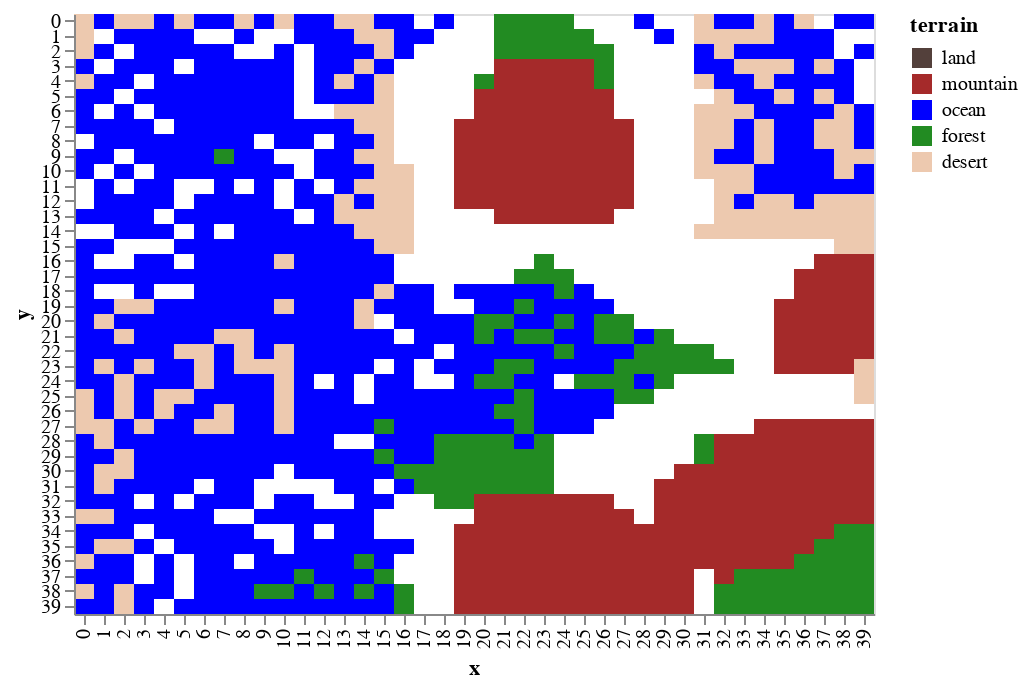

Notebook source saved alongside this figure:
### Markdown cell above
The amount of rainfal in the world determines if the area will become a forest or a desert. This can be set from the `landscape` parameters.

### Code cell
world.df_features['terrain'] = world.df_features.apply(lambda x: w.set_ecology(x,landscape),axis =1 )
draw.drawterrainadvanced(world.df_features)

### Figure 1 — Vega-Lite specification as saved in the notebook (floating-point values rounded to 4 significant figures; data arrays with more than 128 entries replaced by an {"elided": "..."} marker saying what was removed)
{"$schema": "https://vega.github.io/schema/vega-lite/v2.6.0.json", "config": {"view": {"height": 300, "width": 400}}, "data": {"name": "data-48627d9ba125c79bd59d21faeafb1749"}, "datasets": {"data-48627d9ba125c79bd59d21faeafb1749": {"elided": "1600 records"}}, "encoding": {"color": {"field": "terrain", "scale": {"domain": ["land", "mountain", "ocean", "forest", "desert"], "range": ["#53403B", "brown", "blue", "#228b22", "#edc9af"]}, "type": "nominal"}, "x": {"field": "x", "type": "ordinal"}, "y": {"field": "y", "type": "ordinal"}}, "mark": "rect"}
